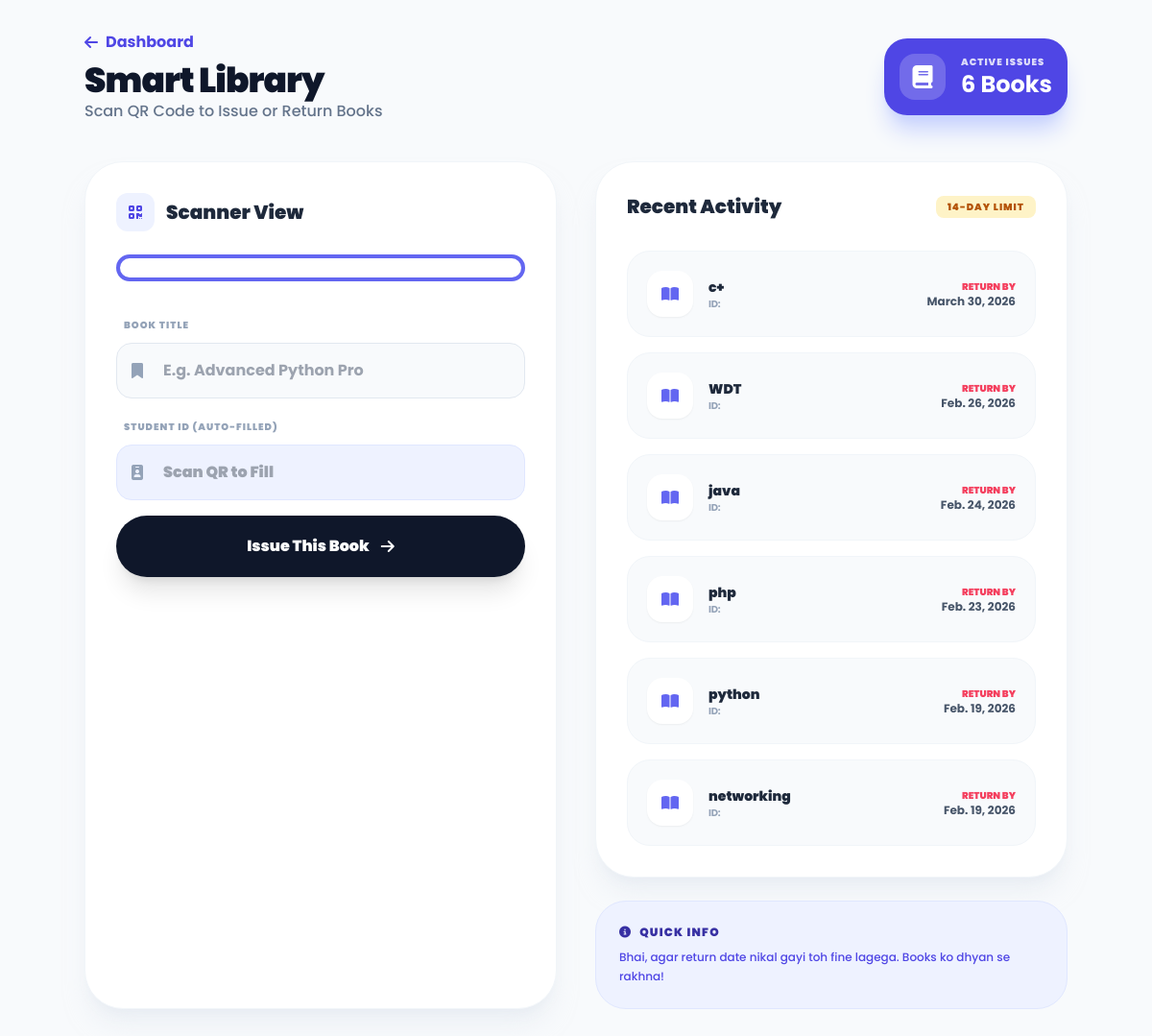
/library-scanner/, run on the app's committed database.
### campus/models.py (models this page shows, shortened)
class BookIssue(models.Model):
    student = models.ForeignKey('Student', on_delete=models.CASCADE)
    book_name = models.CharField(max_length=200)
    issue_date = models.DateField(auto_now_add=True)
    return_date = models.DateField()
    is_returned = models.BooleanField(default=False)

### campus/views.py (the view, shortened to what this page needs)
# urls.py: path('library-scanner/', views.library_scanner, name='library_scanner'),
def library_scanner(request):
    history = BookIssue.objects.all().order_by('-issue_date')[:10]
    return render(request, 'library_scanner.html', {'history': history})

### campus/templates/library_scanner.html (shortened to what this page needs)
<!DOCTYPE html>
<html lang="en">
<head>
    <script src="https://cdn.tailwindcss.com"></script>
    <link rel="stylesheet" href="https://cdnjs.cloudflare.com/ajax/libs/font-awesome/6.4.0/css/all.min.css">
</head>
<body class="p-4 md:p-8">
<div class="max-w-5xl mx-auto">
    <div class="flex flex-col md:flex-row justify-between items-center mb-10 gap-6">
        <div>
            <a href="{% url 'home' %}" class="text-indigo-600 font-bold flex items-center gap-2 mb-2 hover:translate-x-1 transition-all">
                <i class="fas fa-arrow-left"></i> Dashboard
            </a>
            <h1 class="text-4xl font-black text-slate-900 tracking-tight">Smart Library</h1>
            <p class="text-slate-500 font-medium">Scan QR Code to Issue or Return Books</p>
        </div>
        <div class="bg-indigo-600 text-white p-4 rounded-3xl shadow-xl shadow-indigo-200 flex items-center gap-4">
            <div class="h-12 w-12 bg-white/20 rounded-2xl flex items-center justify-center text-2xl">
                <i class="fas fa-book"></i>
            </div>
            <div>
                <div class="text-[10px] font-black uppercase opacity-80 tracking-widest">Active Issues</div>
                <div class="text-2xl font-bold">{{ history|length }} Books</div>
            </div>
        </div>
    </div>
    <div class="grid grid-cols-1 lg:grid-cols-2 gap-10">
        <div class="bg-white p-8 rounded-[2.5rem] shadow-xl shadow-slate-200/50 border border-slate-100">
            <div class="flex items-center gap-3 mb-6">
                <div class="h-10 w-10 bg-indigo-50 text-indigo-600 rounded-xl flex items-center justify-center">
                    <i class="fas fa-qrcode"></i>
                </div>
                <h3 class="text-xl font-black text-slate-800">Scanner View</h3>
            </div>
            <div class="scanner-overlay scan-glow mb-8">
            </div>
            <form action="" method="POST" id="scan-form" class="space-y-4">
                <div class="space-y-2">
                    <label class="text-[10px] font-black text-slate-400 uppercase tracking-widest ml-2">Book Title</label>
                    <div class="relative">
                        <i class="fas fa-bookmark absolute left-4 top-1/2 -translate-y-1/2 text-slate-400"></i>
                        <input type="text" name="book_name" id="book_name" placeholder="E.g. Advanced Python Pro" required
                               class="w-full pl-12 pr-4 py-4 bg-slate-50 border border-slate-200 rounded-2xl focus:ring-4 focus:ring-indigo-500/10 focus:border-indigo-500 outline-none transition-all font-bold text-slate-700">
                    </div>
                </div>
                <div class="space-y-2">
                    <label class="text-[10px] font-black text-slate-400 uppercase tracking-widest ml-2">Student ID (Auto-Filled)</label>
                    <div class="relative">
                        <i class="fas fa-id-badge absolute left-4 top-1/2 -translate-y-1/2 text-slate-400"></i>
                        <input type="text" name="qr_data" id="qr_data" placeholder="Scan QR to Fill" required readonly
                               class="w-full pl-12 pr-4 py-4 bg-indigo-50 border border-indigo-100 rounded-2xl font-black text-indigo-700 outline-none">
                    </div>
                </div>
                <button type="submit" class="w-full bg-slate-900 text-white py-5 rounded-[2rem] font-black shadow-xl hover:bg-indigo-600 transition-all transform active:scale-95 flex items-center justify-center gap-3 group">
                    <span>Issue This Book</span>
                    <i class="fas fa-arrow-right group-hover:translate-x-2 transition-transform"></i>
                </button>
            </form>
        </div>
        <div class="space-y-6">
            <div class="bg-white p-8 rounded-[2.5rem] shadow-xl shadow-slate-200/50 border border-slate-100 min-h-[500px]">
                <div class="flex items-center justify-between mb-8">
                    <h3 class="text-xl font-black text-slate-800">Recent Activity</h3>
                    <span class="bg-amber-100 text-amber-700 px-3 py-1 rounded-lg text-[10px] font-black tracking-widest uppercase">
                        14-Day Limit
                    </span>
                </div>
                <div class="space-y-4">
                    {% for item in history %}
                    <div class="flex items-center justify-between p-5 bg-slate-50 rounded-3xl border border-slate-100 hover:border-indigo-200 transition-all group">
                        <div class="flex items-center gap-4">
                            <div class="h-12 w-12 bg-white rounded-2xl shadow-sm flex items-center justify-center text-indigo-500 group-hover:bg-indigo-600 group-hover:text-white transition-all">
                                <i class="fas fa-book-open"></i>
                            </div>
                            <div>
                                <div class="font-black text-slate-800 text-sm">{{ item.book_name }}</div>
                                <div class="text-[10px] text-slate-400 font-bold uppercase tracking-tight">ID: {{ item.student.student_id }}</div>
                            </div>
                        </div>
                        <div class="text-right">
                            <div class="text-[10px] font-black text-rose-500 uppercase">Return By</div>
                            <div class="text-xs font-bold text-slate-600">{{ item.return_date }}</div>
                        </div>
                    </div>
                    {% empty %}
                    <div class="flex flex-col items-center justify-center py-20 text-slate-300">
                        <i class="fas fa-ghost text-5xl mb-4"></i>
                        <p class="font-bold">No books out right now!</p>
                    </div>
                    {% endfor %}
                </div>
            </div>
            <div class="bg-indigo-50 p-6 rounded-[2rem] border border-indigo-100">
                <h4 class="text-indigo-800 font-black text-xs uppercase tracking-widest mb-2 flex items-center gap-2">
                    <i class="fas fa-info-circle"></i> Quick Info
                </h4>
                <p class="text-indigo-600 text-xs font-medium leading-relaxed">
                    Bhai, agar return date nikal gayi toh fine lagega. Books ko dhyan se rakhna!
                </p>
            </div>
        </div>
    </div>
</div>
</body>
</html>

### campus/templates/library_scanner.html (style rules this page uses)
body { font-family: 'Poppins', sans-serif; background: #f8fafc; }
.scanner-overlay { position: relative; border: 4px solid #6366f1; border-radius: 28px; padding: 10px; background: white; }
.scan-glow { animation: glow 2s infinite; }

### data on the page
BookIssue: book_name "c+", return_date "March 30, 2026"
BookIssue: book_name "WDT", return_date "Feb. 26, 2026"
BookIssue: book_name "java", return_date "Feb. 24, 2026"
BookIssue: book_name "php", return_date "Feb. 23, 2026"
BookIssue: book_name "python", return_date "Feb. 19, 2026"
BookIssue: book_name "networking", return_date "Feb. 19, 2026"

### other printed values
{{ history|length }} "6"
